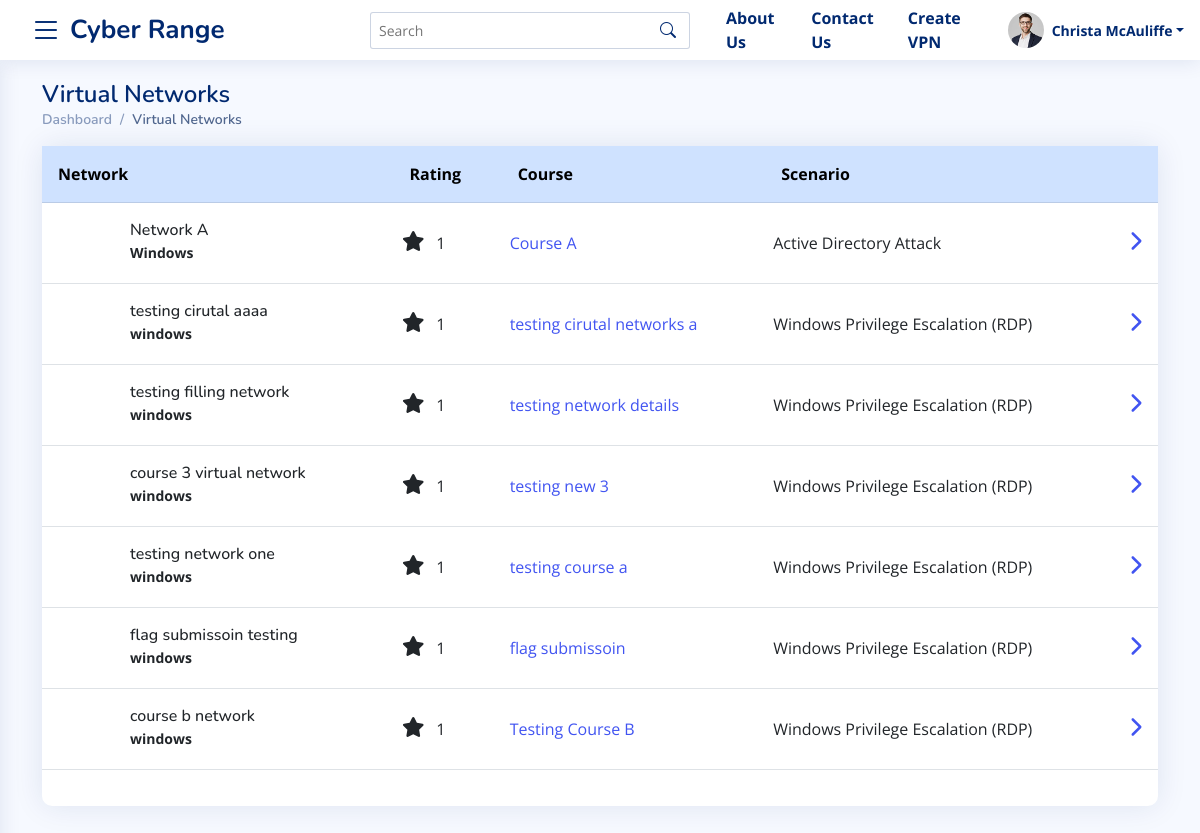
/instructor/virtaul-networks (signed in), run on an earlier commit of the app's database.
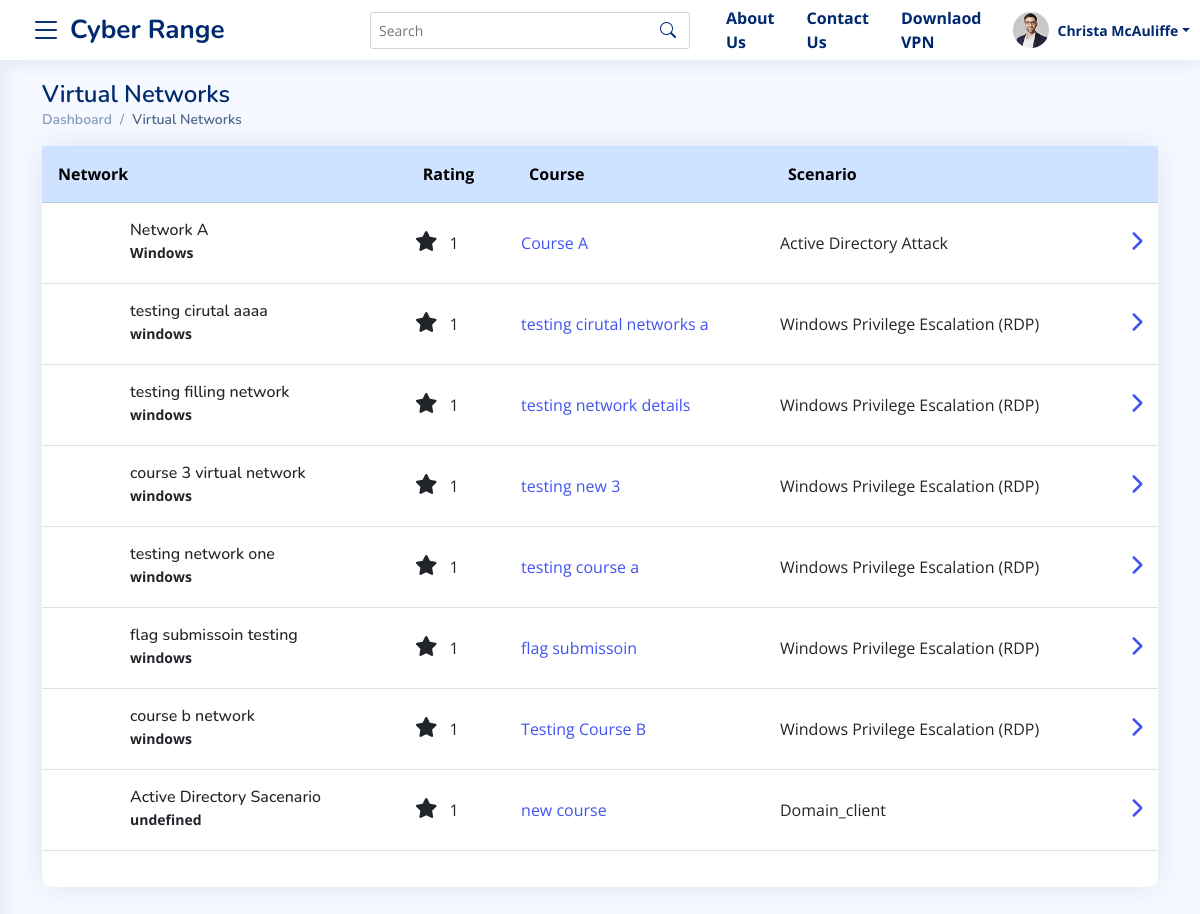
And on a later commit of the database.
### accounts/models.py (models this page shows, shortened)
class User(AbstractBaseUser):
    username = models.CharField(
        verbose_name="Username",
        max_length=255,
        default="",
        blank=True,
        unique=False,
    )
    email = models.EmailField(
        verbose_name='email address',
        max_length=255,
        unique=True,
    )
    is_active = models.BooleanField(default=True, help_text="User is verified and have access to the website. Admin can also block a user by un-check this field")
    is_staff = models.BooleanField(default=False , editable=False) # a admin user; non super-user
    is_superuser = models.BooleanField(default=False, help_text="Superuser of the whole website.") # a superuser
    is_student = models.BooleanField(default=False)
    is_instructor = models.BooleanField(default=False)
    is_admin = models.BooleanField(default=False)
    groups = models.ManyToManyField(
        Group,
        verbose_name=_('groups'),
        blank=True,
        help_text=_(
            'The groups this user belongs to. A user will get all permissions '
            'granted to each of their groups.'
        ),
        related_name="user_groups_set",
        related_query_name="user",
    )
    permissions = models.ManyToManyField(
        Permission,
        verbose_name=_('user permissions'),
        blank=True,
        help_text=_('Specific permissions for this user.'),
        related_name="user_permissions_set",
        related_query_name="user",
    )
    date_joined = models.DateTimeField(_('Date Joined'), blank=True, null=True, auto_now_add=True)
    updated= models.DateTimeField( verbose_name= _('Last Updated Timestamp') , auto_now= True)
    vpn_file  = models.FileField(upload_to='vpn/', blank=True)
    USERNAME_FIELD = 'email'
    REQUIRED_FIELDS = [] # Email & Password are required by default.
    objects = UserManager()

### master_app/models.py (models this page shows, shortened)
class VirtualNetwork(models.Model):
    course = models.ForeignKey(Course, on_delete=models.CASCADE)
    name = models.CharField(max_length=100)
    description = RichTextField()
    operating_system = models.CharField(max_length=100, default=1 )
    scenarios = models.CharField(max_length=200, default="1" ,)
    rating  = models.CharField(max_length=1 , default="1", choices=RATING_CHOICES, blank=True, null=True)
    config_file_url = models.URLField(max_length=300 , default="" , blank=True, null=True)
    ip_address = models.GenericIPAddressField(blank=True, null=True)
    topology_image = models.ImageField(upload_to="topologies/", blank=True, null=True)
    ssh_file = models.FileField(upload_to="sshFiles/" , blank=True, null=True)
    instructions = RichTextField(blank = True, null=True, default="")
    is_instance_created = models.BooleanField(default=False, blank=True, null=True)
    imageRef = models.CharField(max_length=200 , blank=True, null=True)
    size = models.CharField(max_length=200 , blank=True, null=True)
    status = models.CharField(max_length=200 , blank=True, null=True)
    state = models.CharField(max_length=200 , blank=True, null=True)
    min_ram = models.CharField(max_length=200 , blank=True, null=True)
    min_disk = models.CharField(max_length=200 , blank=True, null=True)
    server_id = models.CharField(max_length=200, blank=True, null=True)
    def get_operating_system(self):
        try:
            return OPERATING_SYSTEM_CHOICES_TEXT[self.operating_system]
        except:
            return self.operating_system
    def get_scenarios(self):
        try:
            return SCENARIOS_CATEGORYIES_TEXT[self.scenarios]
        except:
            return self.scenarios
    def instructor_network_url(self):
        try:
            return reverse("instructor-machine-detail-url", args=[self.id])
        except:
            return "#"

class Course(models.Model):
    instructor = models.ForeignKey(User, on_delete=models.CASCADE)
    name = models.CharField(max_length=100)
    start_time = models.DateTimeField(auto_now_add=False, default=timezone.now)
    end_time = models.DateTimeField(auto_now_add=False, default=timezone.now)
    created_timestamp = models.DateTimeField( auto_now_add=True )
    description = RichTextField()
    is_approved = models.CharField(max_length=2, choices=APPROVED_CHOICES, default="1")
    points = models.IntegerField(blank=True, null=True, default=60)
    course_img = models.ImageField(blank=True, upload_to="courses/")
    def get_instructor_url(self):
        try:
            return reverse("instructor-courses-details-url", args=[self.id])
        except:
            return "#"

### master_app/views.py (the view)
# urls.py: path("instructor/virtaul-networks", views.InstructorVirtualNetworkList, name="instructor-virtual-network-url"),
@login_required
@teacher_required
def InstructorVirtualNetworkList(request):
    networks = [i for x in Course.objects.filter(
        instructor=request.user) for i in x.virtualnetwork_set.all() if len(x.virtualnetwork_set.all()) > 0]
    template_name = 'master_app/instructor/virutal_netwroks.html'
    context = {
        "networks": networks
    }
    return render(request, template_name, context)

### master_app/templates/master_app/instructor/virutal_netwroks.html (shortened to what this page needs)
{%  extends 'base.html' %}
{% load static %}
{% block content %}
<main id="main" class="main">
    <section class="section dashboard">
      <div class="container">
        <div class="row">
          <div class="col-12">
            <div class="pagetitle">
              <h1>Virtual Networks</h1>
              <nav>
                  <ol class="breadcrumb">
                      <li class="breadcrumb-item"><a href="{% url 'instructor-dasboard-url' %}">Dashboard</a></li>
                      <li class="breadcrumb-item active">Virtual Networks</li>
                  </ol>
              </nav>
            </div>
          </div>
        </div>
            <div class="row">
                <div class="col-12">
                    <div class="card ">
                        <div class="card-body px-0">
                          {% include 'master_app/virtual_networks.html' with networks=networks %}
                        </div>
                    </div>
                </div>
            </div>
          </div>
    </section>
</main>
{% endblock %}

### master_app/templates/master_app/base.html (shortened to what this page needs)
{% load static %}
<!doctype html>
<html lang="en">
<head>
    <link href="{% static 'assets/vendor/aos/aos.css' %}" rel="stylesheet">
    {% include 'style.html' %}
</head>
<body   class="toggle-sidebar"  data-aos-easing="ease-in-out" data-aos-duration="1000" data-aos-delay="0">
    {% block header %}
        {% include 'header.html' %}
    {% endblock header %}
    {% block content %}
    {% endblock content %}
</body>
</html>

### master_app/templates/master_app/style.html (shortened to what this page needs)
{% load static %}
  <link href="{% static 'assets/vendor/bootstrap/css/bootstrap.min.css' %}" rel="stylesheet">
  <link href="{% static 'assets/vendor/bootstrap-icons/bootstrap-icons.css' %}" rel="stylesheet">
  <link href="{% static 'assets/vendor/boxicons/css/boxicons.min.css' %}" rel="stylesheet">
  <link rel="stylesheet" href="{% static 'assets/vendor/fontawesome/all.min.css' %}" />
  <link href="{% static 'assets/vendor/simple-datatables/style.css' %}" rel="stylesheet">
<link href="{% static 'assets/css/style.css' %}" rel="stylesheet">
<link rel="stylesheet" href="{% static 'assets/vendor/ripple/ripple.min.css' %}" />
<link rel="stylesheet" href="{% static 'assets/vendor/notification/noty.css' %}" />

### master_app/templates/master_app/header.html (shortened to what this page needs)
{% load static %}
<header class="header fixed-top d-flex align-items-center  sticky-top ">
  <div class="d-flex align-items-center justify-content-center">
    {% if request.user.is_authenticated %}
      <i class="bi bi-list toggle-sidebar-btn"></i>
    {% endif %}
    <a href="{% url 'master_index' %}" class="logo d-flex align-items-center ms-2">
      <span class="d-none d-lg-block">  Cyber Range</span>
    </a>
  </div>
  <div class="search-bar">
    <form class="search-form d-flex align-items-center" method="POST" action="#">
      <input type="text" name="query" placeholder="Search" title="Enter search keyword">
      <button type="submit" title="Search"><i class="bi bi-search"></i></button>
    </form>
  </div>
  <nav class="header-nav  ms-auto">
    <ul class="d-flex align-items-center">
      {% if request.user.is_authenticated %}
      <li class="nav-item">
        <a href="{% url 'about_url' %}" class="nav-link nav-profile d-flex align-items-center px-3 fw-bold">
          About Us</a>
      </li>
      <li class="nav-item">
        <a href="{% url 'contact_url' %}" class="nav-link nav-profile d-flex align-items-center px-3 fw-bold">
          Contact Us</a>
      </li>
      {% if request.user.vpn_file %}
      <li class="nav-item">
        <a href="{{ request.user.vpn_file.url }}" class="nav-link nav-profile d-flex align-items-center px-3 fw-bold">Downlaod VPN </a>
      </li>
      {% else %}
        <li class="nav-item">
          <a href="{% url 'create_vpn_url' %}" class="nav-link nav-profile d-flex align-items-center px-3 fw-bold create-vpn">Create VPN </a>
        </li>
      {% endif %}
      <li class="nav-item dropdown px-3">
        <a class="nav-link nav-profile d-flex align-items-center pe-0" href="#" data-bs-toggle="dropdown">
          <img src="{% static 'assets/img/profile-img.jpg' %}" alt="Profile" class="rounded-circle">
          <span class="d-none d-md-block dropdown-toggle ps-2 fw-bold">{{ request.user.username }}</span>
        </a>
      </li>
      {% endif %}
    </ul>
  </nav>
</header>

### master_app/templates/master_app/virtual_networks.html (shortened to what this page needs)
{% load static %}
<table class="table">
    <thead class="table-primary ">
      <tr>
        <th scope="col" class="p-3">Network</th>
        <th scope="col" class="p-3">Rating</th>
        <th scope="col" class="p-3">Course</th>
        <th scope="col" class="p-3">Scenario</th>
        <th scope="col"></th>
      </tr>
    </thead>
    <tbody>
      {% for network in networks %}
        <tr>
          <td>
              <div class="d-flex align-items-center">
                  <div class="card-icon rounded-circle d-flex align-items-center justify-content-center">
                  </div>
                  <div class="ps-3">
                    <h6 class="mb-0">{{ network.name }}</h6>
                    <span class=" small pt-1 fw-bold">{{ network.get_operating_system }}</span>
                  </div>
                </div>
          </td>
          <td class="align-middle">
              <i class="fas fa-star circle-icon fs-5 me-2"></i> {{ network.rating }}
              </td>
        <td class="align-middle">
            {% if request.user.is_student %}
                <a href="{{ network.course.get_student_url }}">{{ network.course.name }}</a>
            {% elif request.user.is_instructor %}
                <a href="{{ network.course.get_instructor_url }}">{{ network.course.name }}</a>
            {% elif request.user.is_admin %}
                <a href="{{ network.course.get_admin_url }}">{{ network.course.name }}</a>
            {% else %}
                <a href="#!">{{ network.course.name }}</a>
            {% endif %}
        </td>
          <td class="align-middle">{{ network.get_scenarios }}</td>
          <td class="align-middle"><a data-bs-toggle="offcanvas" href="#offcanvasExample{{ network.name|slugify  }}" role="button" aria-controls="offcanvasExample{{ network.name|slugify  }}"><i class="fas fa-chevron-right fs-5"></i></a></td>
        </tr>
      {% endfor %}
    </tbody>
  </table>

### master_app/templates/master_app/offcanvas_network.html (shortened to what this page needs)
{% load static %}

### master_app/templates/master_app/script.html (shortened to what this page needs)
{% load static %}

### master_app/static/assets/css/style.css (style rules this page uses)
:root { scroll-behavior: smooth; }
body { font-family: "Open Sans", sans-serif; background: #f6f9ff; color: #444444; }
a { color: #4154f1; text-decoration: none; }
h1, h2, h3, h4, h5, h6 { font-family: "Nunito", sans-serif; }
#main { margin-top: 60px; padding: 20px 30px; transition: all 0.3s; }
.pagetitle { margin-bottom: 10px; }
.pagetitle h1 { font-size: 24px; margin-bottom: 0; font-weight: 600; color: #012970; }
.card { margin-bottom: 30px; border: none; border-radius: 5px; box-shadow: 0px 0 30px rgba(1, 41, 112, 0.1); }
.card-body { padding: 0 20px 20px 20px; }
.breadcrumb { font-size: 14px; font-family: "Nunito", sans-serif; color: #899bbd; font-weight: 600; }
.breadcrumb a { color: #899bbd; transition: 0.3s; }
.breadcrumb .breadcrumb-item::before { color: #899bbd; }
.breadcrumb .active { color: #51678f; font-weight: 600; }
.logo { line-height: 1; }
@media (min-width: 1200px) { .logo { width: 280px; } }
.logo span { font-size: 26px; font-weight: 700; color: #012970; font-family: "Nunito", sans-serif; }
.header { transition: all 0.5s; z-index: 997; height: 60px; box-shadow: 0px 2px 20px rgba(1, 41, 112, 0.1); background-color: #fff; padding-left: 20px; }
.header .toggle-sidebar-btn { font-size: 32px; padding-left: 10px; cursor: pointer; color: #012970; }
.header .search-bar { min-width: 360px; padding: 0 20px; }
.header .search-form { width: 100%; }
.header .search-form input { border: 0; font-size: 14px; color: #012970; border: 1px solid rgba(1, 41, 112, 0.2); padding: 7px 38px 7px 8px; border-radius: 3px; transition: 0.3s; width: 100%; }
.header .search-form button { border: 0; padding: 0; margin-left: -30px; background: none; }
.header .search-form button i { color: #012970; }
.header-nav ul { list-style: none; }
.header-nav>ul { margin: 0; padding: 0; }
.header-nav .nav-profile { color: #012970; }
.header-nav .nav-profile img { max-height: 36px; }
.header-nav .nav-profile span { font-size: 14px; font-weight: 600; }
@media (min-width: 1200px) { #main, #footer { margin-left: 300px; } }
@media (min-width: 1200px) { .toggle-sidebar #main, .toggle-sidebar #footer { margin-left: 0; } }
.dashboard .card-icon { font-size: 32px; line-height: 0; width: 64px; height: 64px; flex-shrink: 0; flex-grow: 0; }

### master_app/templates/master_app/base.html (style rules this page uses)
#main { margin-top: 0; }
.card { border-radius: 0.625rem; }

What changed in the data, as far as the page shows it:
added VirtualNetwork: name "Active Directory Sacenario", get_operating_system "undefined", rating "1", course.name "new course", get_scenarios "Domain_client"
Also different on the page:
text no longer shown: "Create VPN"
text now shown: "Downlaod VPN"
